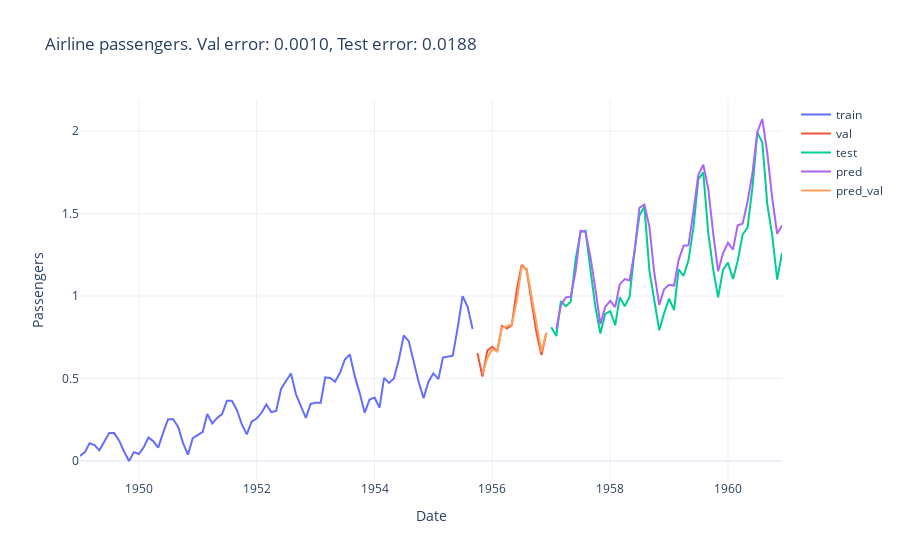

The notebook cell this image was saved under:
### Code cell
y_pred = predictor.predict(model=lstm, dataloader=data_module.test_dataloader)
pred = pd.DataFrame(
  y_pred.flatten(), index=test.index[seq_length:], columns=["passengers"]
)

y_pred_val = predictor.predict(model=lstm, dataloader=data_module.val_dataloader)
pred_val = pd.DataFrame(
  y_pred_val.flatten(), index=val.index[seq_length:], columns=["passengers"]
)

test_pred_error = ap.compute_pred_error(
  y_pred=y_pred,
  y_true=test["passengers"].values,
  loss_fn=loss_fn,
  seq_length=seq_length,
)
val_pred_error = ap.compute_pred_error(
  y_pred=y_pred_val,
  y_true=val["passengers"].values,
  loss_fn=loss_fn,
  seq_length=seq_length,
)

fig = ap.plot_tts(train=train, val=val, test=test)
fig.add_trace(go.Scatter(x=pred.index, y=pred["passengers"], name="pred", mode="lines"))
fig.add_trace(
  go.Scatter(x=pred_val.index, y=pred_val["passengers"], name="pred_val", mode="lines")
)
# fig.update_layout(title="Passengers prediction")
fig.layout.title.text += f". Val error: {val_pred_error:.4f}, Test error: {test_pred_error:.4f}"
fig
